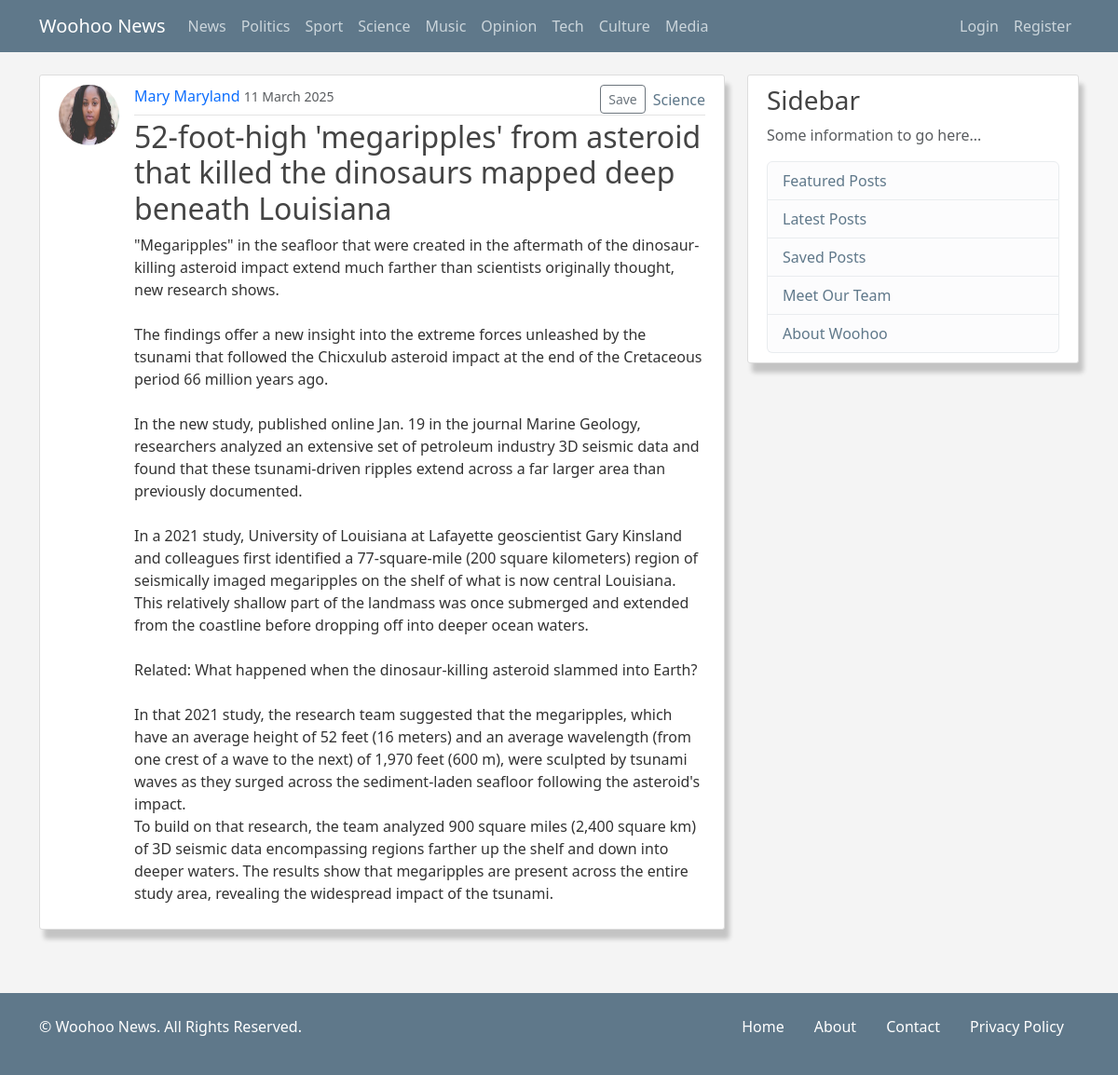
The app's page /blog/post/35/ with its own data.
### blog/models.py (models this page shows, shortened)
class Category(Model):
    name = CharField(max_length=30, unique=True)
    slug = SlugField(unique=True, blank=True)
    order = PositiveIntegerField(default=0)
    def __str__(self):
        return self.name
    class Meta:
        verbose_name_plural = "categories"
        ordering = ["order"]

class Post(Model):
    title = CharField(max_length=100)
    content = TextField()
    date_posted = DateTimeField(default=timezone.now)
    author = ForeignKey(User, on_delete=CASCADE)
    category = ForeignKey(Category, on_delete=CASCADE, default=1)
    is_featured = BooleanField(default=False)
    saved_by = ManyToManyField(User, related_name="saved_posts", blank=True)

### users/models.py (models this page shows, shortened)
class Profile(Model):
    user = OneToOneField(User, on_delete=CASCADE)
    image = ImageField(default="default.jpg", upload_to="profile_pics")
    bio = TextField(blank=True, null=True)

### blog/views.py (the view)
# urls.py: path("post/<int:pk>/", PostDetailView.as_view(), name="post-detail"),
class PostDetailView(DetailView):
    model = Post
    context_object_name = "post"

### blog/context_processors.py (called while the page is built)
def categories(request):
    return {"categories": Category.objects.all()}

### blog/templates/blog/post_detail.html (shortened to what this page needs)
{% extends "blog/base.html" %} {% block content %}
<article class="d-flex content-section">
  <img src="{{post.author.profile.image.url}}" alt="profile pic" class="rounded-circle article-img me-3">
  <div class="media-body">
    <div class="article-metadata">
      <div class="article-tagline">
        <div>
          <a href="{% url "user-posts"  post.author.username %}">{{post.author.first_name}} {{post.author.last_name}}</a>
          <small class="text-muted">{{post.date_posted|date:"d F Y"}}</small>
        </div> <div class="d-flex align-items-center gap-2">
          <form action="{% url "toggle-save-post" post.id %}" method="POST">
              <button type="submit" class="btn btn-sm btn-outline-secondary">
                  {% if user in post.saved_by.all %}
                      Unsave
                  {% else %}
                      Save
                  {% endif %}
              </button>
          </form>
          <a href="{% url "category-posts" post.category.slug %}" class="article-category">{{ post.category }}</a>
      </div>
      </div>
    </div>
    <h2 class="article-title">{{post.title}}</a></h2>
    <p class="article-content">{{post.content}}</p>
  </div>
</article>
{% endblock content %}

### blog/templates/blog/components/navbar.html (shortened to what this page needs)
{% block navbar %}
  <header class="site-header">
    <nav class="navbar navbar-expand-md navbar-dark bg-steel fixed-top">
      <div class="container">
        <a href="{% url "blog-home" %}" class="navbar-brand mr-4">Woohoo News</a>
        <div class="collapse navbar-collapse" id="navbarToggle">
          <div class="navbar-nav me-auto">
            {% for category in categories %}
            <a href="{% url 'category-posts' category.slug %}" class="nav-item nav-link">{{ category.name }}</a>
            {% endfor %}
          </div>
          <div class="navbar-nav ms-auto">
            {% if user.is_authenticated %}
            {% if user.is_staff %}
            <a href="{% url "post-create" %}" class="nav-item nav-link">New Post</a>
            {% endif %}
            {% if user.is_staff %}
              <a href="{% url "user-posts" user %}" class="nav-item nav-link">My Posts</a>
            {% endif %}
              <a href="{% url "saved-posts" %}" class="nav-item nav-link">Saved Posts</a>
              <a href="{% url "profile" %}" class="nav-item nav-link">Profile</a>
              <form action="{% url "logout" %}" method="POST">
                {% csrf_token %}
                <button type="submit" class="nav-item nav-link">Logout</button>
              </form>
            {% else %}
              <a href="{% url "login" %}" class="nav-item nav-link">Login</a>
              <a href="{% url "register" %}" class="nav-item nav-link">Register</a>
            {% endif %}
          </div>
        </div>
      </div>
    </nav>
  </header>
{% endblock navbar %}

### blog/static/blog/style.css (style rules this page uses)
:root { --primary-color: #111; --secondary-color: #f4f4f4; --tertiary-color: #333; --bg-dark: #111; --bg-light: lightgrey; --bg-steel: #5f788a; --text-dark: #000; --text-md: #333; --text-light: #fff; --text-highlight: rgb(180, 165, 31); }
html, body { height: 100vh; margin: 0; }
body { background: var(--secondary-color); color: var(--text-md); margin-top: 5rem; display: flex; flex-direction: column; min-height: 100vh; }
h1, h2, h3, h4, h5, h6 { color: #444444; }
a { text-decoration: none; }
.bg-steel { background-color: var(--bg-steel); }
.site-header .navbar-nav .nav-link { color: #cbd5db; }
.content-section { background: #ffffff; padding: 10px 20px; border: 1px solid #dddddd; border-radius: 3px; margin-bottom: 20px; box-shadow: 5px 10px 5px rgba(0, 0, 0, 0.2); }
.article-title { color: #444444; }
.media-body { width: 100%; }
.article-content { white-space: pre-line; }
.article-img { height: 65px; width: 65px; margin-right: 16px; }
.article-metadata { padding-bottom: 1px; margin-bottom: 4px; border-bottom: 1px solid #e3e3e3; }
.article-tagline { display: flex; justify-content: space-between; }
.article-category { color: var(--bg-steel); }

### records on screen
Category: name "News"
Category: name "Politics"
Category: name "Sport"
Category: name "Science"
Category: name "Music"
Category: name "Opinion"
Category: name "Tech"
Category: name "Culture"
Category: name "Media"
Post: author.profile.image (picture), author.first_name "Mary", author.last_name "Maryland", date_posted "11 March 2025", category "Science", title "52-foot-high 'megaripples' from asteroid that killed the dinosaurs mapped deep beneath Louisiana", content "\"Megaripples\" in the seafloor that were created in the aftermath of the dinosaur-killing asteroid impact extend much farther than scientists originally thought, new research shows. The findings offer a new insight into the extreme forces unleashed by the tsunami that followed the Chicxulub asteroid impact at the end of the Cretaceous period 66 million years ago. In the new study, published online Jan. 19 in the journal Marine Geology, researchers analyzed an extensive set of petroleum industry 3D seismic data and found that these tsunami-driven ripples extend across a far larger area than previously documented. In a 2021 study, University of Louisiana at Lafayette geoscientist Gary Kinsland…"
